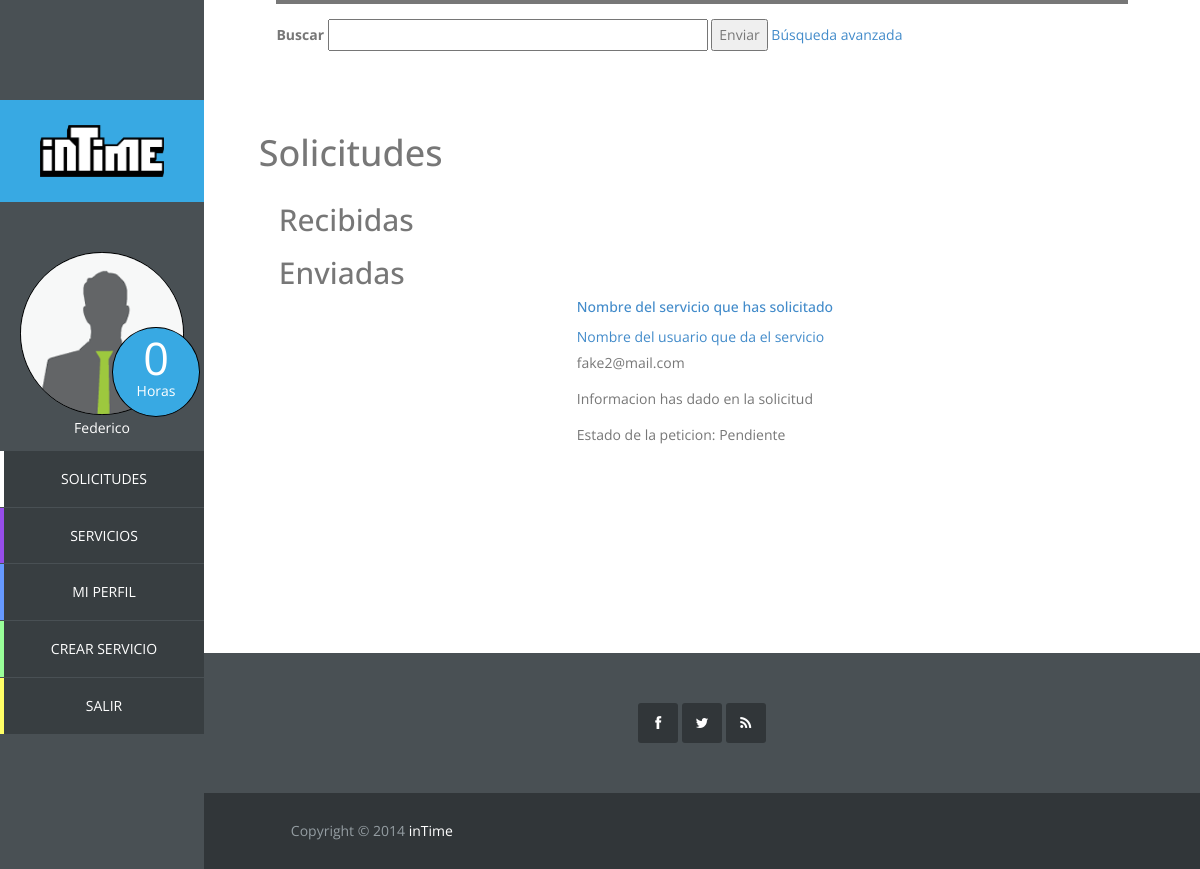
Page /vista/solicitudes.php (signed in) on the earlier database version.
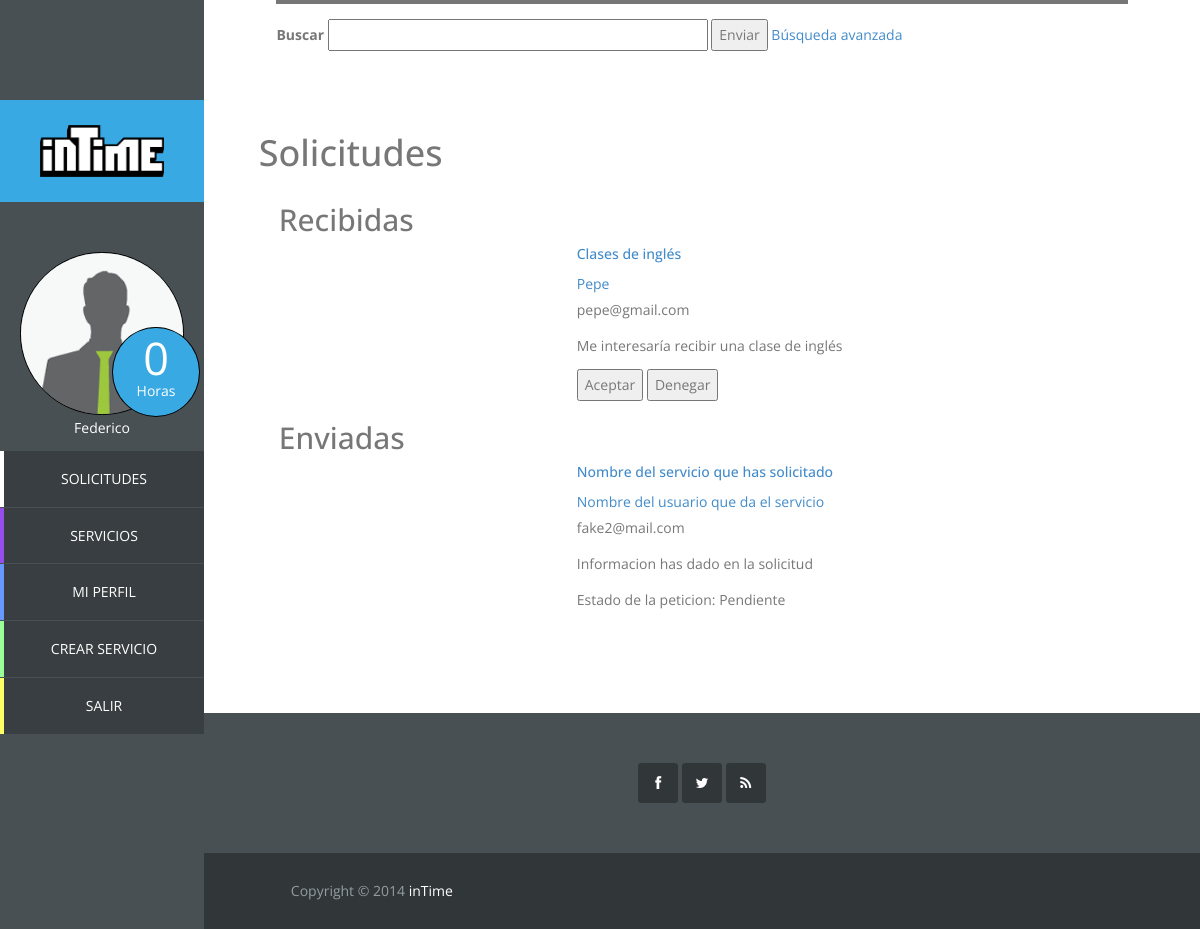
Same page on the later database version.
### tables this page shows
CREATE TABLE IF NOT EXISTS `solicitud` (
  `id_solicitud` int(11) NOT NULL AUTO_INCREMENT,
  `id_usuario` int(11) NOT NULL,
  `id_servicio` int(11) NOT NULL,
  `estado` int(11) NOT NULL,
  `fecha` datetime NOT NULL,
  `comentario` varchar(500) NOT NULL,
  PRIMARY KEY (`id_solicitud`),
  KEY `id_usuario` (`id_usuario`,`id_servicio`),
  KEY `id_servicio` (`id_servicio`)
);

CREATE TABLE IF NOT EXISTS `servicio` (
  `id_servicio` int(11) NOT NULL AUTO_INCREMENT,
  `id_usuario` int(11) NOT NULL,
  `id_categoria` int(11) NOT NULL,
  `nombre_servicio` varchar(50) NOT NULL,
  `descripcion` varchar(1000) DEFAULT NULL,
  `horas` int(11) NOT NULL,
  `foto_servicio` blob,
  PRIMARY KEY (`id_servicio`),
  KEY `id_usuario` (`id_usuario`),
  KEY `id_categoria` (`id_categoria`)
);

CREATE TABLE IF NOT EXISTS `usuario` (
  `id_usuario` int(11) NOT NULL AUTO_INCREMENT,
  `correo` varchar(40) NOT NULL,
  `nombre` varchar(20) NOT NULL,
  `apellidos` varchar(40) NOT NULL,
  `direccion` varchar(80) NOT NULL,
  `horas_usuario` int(11) NOT NULL,
  `foto_usuario` varchar(20) DEFAULT NULL,
  `pass` char(128) NOT NULL,
  `salt` char(128) NOT NULL,
  PRIMARY KEY (`id_usuario`),
  UNIQUE KEY `correo` (`correo`)
);

### modelo/usuario.php (called while the page is built, shortened)
<?php
	class Usuario {
		private $id;
		private $correo;
		private $nombre;
		public function __construct($id, $correo, $nombre, $apellidos, $direccion, $horas, $foto, $pass, $salt) {
			$this->id = $id;
			$this->correo = $correo;
			$this->nombre = $nombre;
		}
		public function getId(){
			return $this->id;
		}
		public function getCorreo(){
			return $this->correo;
		}
		public function getNombre(){
			return $this->nombre;
		}
	}

### controlador/op_base_datos.php (called while the page is built, shortened)
<?php
class Mysql{
	protected $host="localhost";
	protected $user="root";
    protected $clave="";
	protected function conectar(){
        $this->conexion=mysqli_connect($this->host,$this->user,$this->clave);
    }
}

### controlador/op_base_datos_usuario.php (called while the page is built, shortened)
<?php
require_once '../controlador/op_base_datos.php';
class MysqlUsuario extends Mysql {
	public function conseguirUsuarioById($id){
		$pst = $this->conexion->prepare("select * from usuario where id_usuario=? ");
		$pst->bind_param("s", $id);
		$pst->execute();
		$pst->bind_result($id_usuario, $correo, $nombre, $apellidos, $direccion, $horas, $foto, $pass, $salt);
		$usuario = new Usuario($id_usuario, $correo, $nombre, $apellidos, $direccion, $horas, $foto, $pass, $salt);
		return $usuario;
	}
	public function conseguirSolicitudes($id_usuario){
		$pst = $this->conexion->prepare("SELECT solicitud.id_solicitud, solicitud.id_usuario, solicitud.id_servicio, solicitud.estado,
			solicitud.fecha, solicitud.comentario FROM solicitud join servicio where servicio.id_usuario = ?
			and solicitud.id_servicio = servicio.id_servicio ");
		$pst->bind_param("i", $id_usuario);
		$pst->execute();
		$pst->bind_result($id_solicitud, $id_usuario, $id_servicio, $estado, $fecha, $comentario);
		$resultado = NULL;
		while($pst->fetch()){
			$resultado[] = new Solicitud($id_solicitud, $id_usuario, $id_servicio, $estado, $fecha, $comentario);
		}
		return $resultado;
	}
}

### modelo/solicitud.php (called while the page is built, shortened)
<?php
class Solicitud {
	public $id_solicitud,
		   $id_usuario,
		   $id_servicio,
		   $estado,
		   $fecha,
		   $comentario;
	public function __construct($id_solicitud, $id_usuario, $id_servicio, $estado, $fecha, $comentario){
		$this->id_usuario = $id_usuario;
	    $this->id_servicio = $id_servicio;
		$this->comentario = $comentario;
	}
	public function getIdUsuario(){
		return $this->id_usuario;
	}
	public function getIdServicio(){
		return $this->id_servicio;
	}
	public function getComentario(){
		return $this->comentario;
	}
}

### controlador/op_base_datos_servicio.php (called while the page is built, shortened)
<?php
require_once '../controlador/op_base_datos.php';
require_once '../modelo/servicio.php';
class MysqlServicio extends Mysql {
	 public function conseguirServicio($id) {
		$pst = $this->conexion->prepare("select * from servicio where id_servicio = ?");
		$pst->bind_param("i", $id);
		$pst->execute();
		$resultado = $pst->bind_result($id_servicio, $id_usuario, $id_categoria, $nombre, $descripcion, $horas, $foto);
		$servicio = new Servicio($id_servicio, $id_usuario, $id_categoria, $nombre, $descripcion, $horas, $foto);
		return $servicio;
	}
}

### modelo/servicio.php (called while the page is built, shortened)
<?php
class Servicio {
	public $id_servicio,
		   $id_usuario,
		   $id_categoria,
		   $nombre,
		   $descripcion,
		   $horas,
		   $foto;
	public function __construct($id_servicio, $id_usuario, $id_categoria, $nombre, $descripcion, $horas, $foto) {
	    $this->nombre = $nombre;
	}
	public function getNombre(){
		return $this->nombre;
	}
}

### vista/solicitudes.php (the view, shortened to what the changed rows need)
<?php
require_once '../controlador/op_base_datos_usuario.php';
require_once '../controlador/op_base_datos_servicio.php';
require_once '../modelo/servicio.php';
require_once '../modelo/usuario.php';
require_once '../modelo/solicitud.php';
?>
<!DOCTYPE html>
<html lang="es">
	<head>
		<link rel="stylesheet" href="css/bootstrap.min.css">
		<link rel="stylesheet" href="css/font-awesome.min.css">
		<link rel="stylesheet" href="css/templatemo_misc.css">
		<link rel="stylesheet" href="css/templatemo_style.css">
	</head>
	<?php
		$usuario = $_SESSION['usuario'];
		$BDDUsuario = new MysqlUsuario();
		$solicitudes = $BDDUsuario->conseguirSolicitudes($usuario->getId());
		$BDDServicio = new MysqlServicio();
	?>
	<body>
		<div id="main-content">
			<div id="templatemo">
				<div class="section-content">
					<div class="row">
						<h1>Solicitudes</h2>
					</div>
					<div class="cuerpo"><div class="sol-rec")>
					<h2>Recibidas</h2>
					<?php
						foreach ($solicitudes as $solicitud) {
							$servicio = $BDDServicio->conseguirServicio($solicitud->getIdServicio());
							$usuario = $BDDUsuario->conseguirUsuarioById($solicitud->getIdUsuario());
					?>
						<div class="solicitud">
							<a href="trabajo.php"><h5><?php echo $servicio->getNombre() ?></h5></a>
							<a href="perfil.php"><?php echo $usuario->getNombre() ?></a>
							<p><?php echo $usuario->getCorreo() ?></p>
							<p><?php echo $solicitud->getComentario() ?></p>
							<form action="solicitudes.php" method="get" accept-charset="utf-8">
								<button type="submit" name="solicitud" value="aceptar">
									Aceptar
								</button>
								<button type="submit" name="solicitud" value="denegar">
									Denegar
								</button>
							</form>
						</div>
					<?php
						}
					?>
					<h2>Enviadas</h2>
				</div></div>
				</div>
			</div>
		</div>
	</body>
</html>

Differences in the rows shown:
added solicitud: id_servicio.nombre_servicio "Clases de inglés", id_usuario.nombre "Pepe", id_usuario.correo "pepe@gmail.com", comentario "Me interesaría recibir una clase de inglés"
